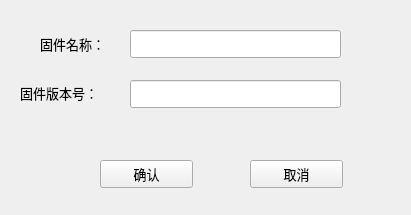
<?xml version="1.0" encoding="UTF-8"?>
<ui version="4.0">
 <class>Form</class>
 <widget class="QWidget" name="Form">
  <property name="geometry">
   <rect>
    <x>0</x>
    <y>0</y>
    <width>411</width>
    <height>215</height>
   </rect>
  </property>
  <property name="windowTitle">
   <string>固件信息设置</string>
  </property>
  <widget class="QPushButton" name="pushButton_1">
   <property name="geometry">
    <rect>
     <x>100</x>
     <y>160</y>
     <width>93</width>
     <height>28</height>
    </rect>
   </property>
   <property name="font">
    <font>
     <family>微软雅黑</family>
     <pointsize>10</pointsize>
    </font>
   </property>
   <property name="text">
    <string>确认</string>
   </property>
  </widget>
  <widget class="QLabel" name="label_1">
   <property name="geometry">
    <rect>
     <x>40</x>
     <y>28</y>
     <width>81</width>
     <height>31</height>
    </rect>
   </property>
   <property name="font">
    <font>
     <family>微软雅黑</family>
     <pointsize>10</pointsize>
    </font>
   </property>
   <property name="text">
    <string>固件名称：</string>
   </property>
  </widget>
  <widget class="QLineEdit" name="lineEdit_2">
   <property name="geometry">
    <rect>
     <x>130</x>
     <y>80</y>
     <width>211</width>
     <height>28</height>
    </rect>
   </property>
   <property name="font">
    <font>
     <family>微软雅黑</family>
     <pointsize>10</pointsize>
    </font>
   </property>
  </widget>
  <widget class="QPushButton" name="pushButton_2">
   <property name="geometry">
    <rect>
     <x>250</x>
     <y>160</y>
     <width>93</width>
     <height>28</height>
    </rect>
   </property>
   <property name="font">
    <font>
     <family>微软雅黑</family>
     <pointsize>10</pointsize>
    </font>
   </property>
   <property name="text">
    <string>取消</string>
   </property>
  </widget>
  <widget class="QLineEdit" name="lineEdit_1">
   <property name="geometry">
    <rect>
     <x>130</x>
     <y>30</y>
     <width>211</width>
     <height>28</height>
    </rect>
   </property>
   <property name="font">
    <font>
     <family>微软雅黑</family>
     <pointsize>10</pointsize>
    </font>
   </property>
  </widget>
  <widget class="QLabel" name="label_2">
   <property name="geometry">
    <rect>
     <x>20</x>
     <y>77</y>
     <width>101</width>
     <height>31</height>
    </rect>
   </property>
   <property name="font">
    <font>
     <family>微软雅黑</family>
     <pointsize>10</pointsize>
    </font>
   </property>
   <property name="text">
    <string>固件版本号：</string>
   </property>
  </widget>
 </widget>
 <resources/>
 <connections>
  <connection>
   <sender>pushButton_2</sender>
   <signal>clicked()</signal>
   <receiver>Form</receiver>
   <slot>close()</slot>
   <hints>
    <hint type="sourcelabel">
     <x>284</x>
     <y>174</y>
    </hint>
    <hint type="destinationlabel">
     <x>359</x>
     <y>140</y>
    </hint>
   </hints>
  </connection>
 </connections>
</ui>
